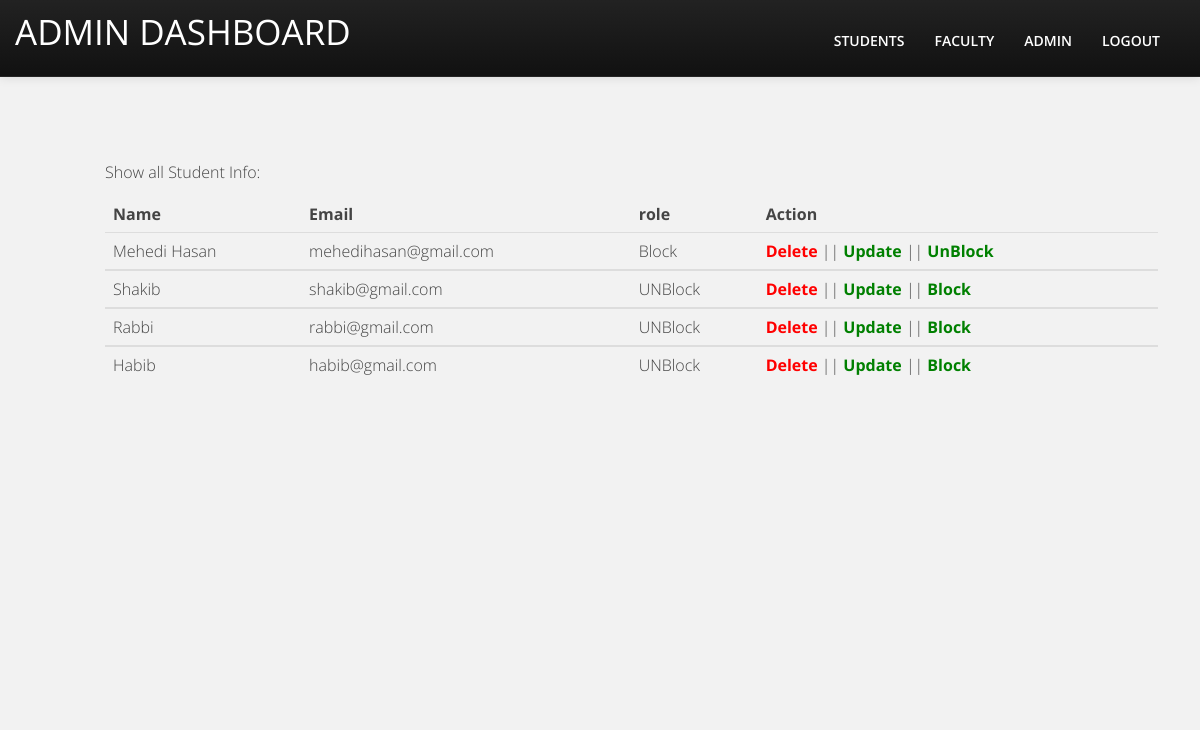
The page /RMS/Admin/viewstudentInfo.php (signed in) on the database its author committed.
### tables this page shows
CREATE TABLE `student` (
  `id` int(11) NOT NULL,
  `name` varchar(255) NOT NULL,
  `email` varchar(255) NOT NULL,
  `password` varchar(255) NOT NULL,
  `role` varchar(11) NOT NULL
);

### RMS/lib/Session.php (called while the page is built, shortened)
<?php
class Session{
 public static function get($key){
  if (isset($_SESSION[$key])) {
   return $_SESSION[$key];
  } else {
   return false;
  }
 }
}
?>

### RMS/lib/Database.php (called while the page is built, shortened)
<?php
Class Database{
 public $host   = DB_HOST;
 public $user   = DB_USER;
 public $pass   = DB_PASS;
 public $dbname = DB_NAME;
 public $link;
private function connectDB(){
 $this->link = new mysqli($this->host, $this->user, $this->pass,
  $this->dbname);
 }
public function select($query){
  $result = $this->link->query($query) or
   die($this->link->error.__LINE__);
  if($result->num_rows > 0){
    return $result;
  } else {
    return false;
  }
 }
}
?>

### RMS/Admin/viewstudentInfo.php (the view, shortened to what this page needs)
<?php include("inc/header.php"); ?>
<section id="blog" class="section">
	<div class="container">
		<p style="margin-left:90px;">Show all Student Info:</p>
		<table style="width:90%;margin-left:90px;margin-bottom:320px;" class="table table-hover">
			<thead>
				<tr>
					<th>Name</th>
					<th>Email</th>
					<th>role</th>
					<th>Action</th>
				</tr>
			</thead>
			<?php
				$query = "SELECT * FROM student";
				$msg=$db->select($query);
				if ($msg) {
					while ($result=$msg->fetch_assoc()) {
					?>
					<tbody>
						<tr>
							<td><?php echo($result['name']);?></td>
							<td><?php echo($result['email']);?></td>
							<td><?php echo($result['role']);?></td>
							<td>
								<a style="font-weight:bold;color:red;" href="?delid=<?php echo($result['id']); ?>">Delete</a> ||
								<a style="font-weight:bold;color:green;" href="updatestudentInfo.php?updateid=<?php echo($result['id']); ?>">Update</a> ||
								<?php if($result['role']=="UNBlock"){ ?>
								<a style="font-weight:bold;color:green;" href="viewstudentInfo.php?updatestatus=<?php echo($result['id']); ?>">Block</a>
								<?php }else {?>
								<a style="font-weight:bold;color:green;" href="viewstudentInfo.php?updatestatusun=<?php echo($result['id']); ?>">UnBlock</a>
								<?php }?>
							</td>
						<?php }}?>
				</tr>
			</tbody>
		</table>
	</div>
</section>
<?php include("footer/foot.php"); ?>

### RMS/Admin/inc/header.php (shortened to what this page needs)
<?php
	include_once '../lib/Database.php';
	include '../lib/Session.php';
	$db=new Database();
?>
<!DOCTYPE HTML>
<html lang="en">
	<head>
		<link href="../css/bootstrap-responsive.css" rel="stylesheet">
		<link href="../css/style3.css" rel="stylesheet">
		<link href="../color/default.css" rel="stylesheet">
	</head>
	<body>
		<div class="navbar-wrapper">
			<div class="navbar navbar-inverse navbar-fixed-top">
				<div class="navbar-inner">
					<div class="container">
						<h1 class="brand"><a href="index.php">Admin Dashboard</a></h1>
						<nav class="pull-right nav-collapse collapse">
							<ul id="menu-main" class="nav">
								<?php
									$login= Session::get("adminlogin");
									if ($login==true) {
									?>
									<li><a title="Customer" href="viewstudentInfo.php">Students</a></li>
									<li><a title="Booking" href="viewfacultyInfo.php">Faculty</a></li>
									<li><a title="contact Info" href="updateadminprofile.php?updateInfo_reg=<?php echo(Session::get('adminId'));?>"><?php echo(Session::get("adminusername"));?></a></li>
									<li><a title="contact Info" href="?uid=<?php echo(Session::get('adminId')); ?>">Logout</a></li>
								<?php } ?>
							</ul>
						</nav>
					</div>
				</div>
			</div>
		</div>

### RMS/Admin/footer/foot.php (shortened to what this page needs)
</body>
</html>

### RMS/css/style3.css (style rules this page uses)
div, article, section, header, footer, nav, li { position:relative; }
body { background:#fff; color: #444; font-size: 16px; font-weight:300; font-family:'Open Sans', Arial, sans-serif; }
body { padding-top: 60px; }
p { line-height: 1.6em; margin: 0 0 10px 0; }
ul, ol { font-size: 1em; line-height: 1.5; margin: 0 0 1.5em 0; }
a { color: #454545; text-decoration: none; }
h1, h2, h3, h4, h5, h6 { font-weight: 400; color: #312f2b; line-height:1.1em; font-family:'Open Sans', Arial, sans-serif; }
h1 { font-size: 36px; margin-bottom:20px; }
.navbar .brand { margin-left:0; padding: 0; margin-top: 1.05em; }
.navbar .brand a { padding: 0; color: #fff; font-size: 1.75em; margin-left: 0; font-weight: 400; text-transform:uppercase; }
.navbar-inner { min-height: 4.75em; }
.navbar-inverse .navbar-inner { background-repeat: repeat; background-color: #0b333f; }
.navbar-wrapper { overflow:hidden; }
#menu-main { margin-top: 1.125em; }
ul#menu-main > li > a { font-weight: 600; color: #fff; font-size:14px; text-transform:uppercase; }
.navbar-inverse .brand, .navbar-inverse .nav > li > a { text-shadow: none; }
section.section { padding: 100px 0 80px; }
section#blog { background: #f2f2f2; }

### RMS/css/overwrite.css (style rules this page uses)
ul, ol { padding: 0; margin: 0 0 10px 25px; }
li { line-height: 1.6em; }

### rows shown on the page
student: name "Mehedi Hasan", email "mehedihasan@gmail.com", role "Block"
student: name "Shakib", email "shakib@gmail.com", role "UNBlock"
student: name "Rabbi", email "rabbi@gmail.com", role "UNBlock"
student: name "Habib", email "habib@gmail.com", role "UNBlock"

### other values the page prints
Session::get("adminusername") "ADMIN"
